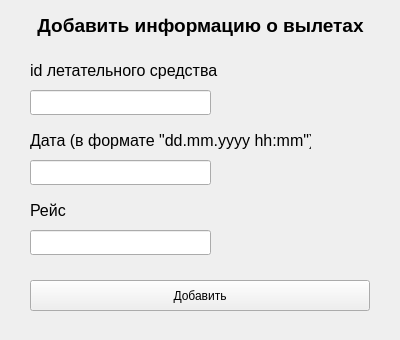
<?xml version="1.0" encoding="UTF-8"?>
<ui version="4.0">
 <class>AddFlying</class>
 <widget class="QWidget" name="AddFlying">
  <property name="geometry">
   <rect>
    <x>0</x>
    <y>0</y>
    <width>400</width>
    <height>340</height>
   </rect>
  </property>
  <property name="windowTitle">
   <string>Form</string>
  </property>
  <widget class="QLabel" name="label">
   <property name="geometry">
    <rect>
     <x>0</x>
     <y>10</y>
     <width>401</width>
     <height>31</height>
    </rect>
   </property>
   <property name="font">
    <font>
     <pointsize>14</pointsize>
     <bold>true</bold>
    </font>
   </property>
   <property name="text">
    <string>Добавить информацию о вылетах</string>
   </property>
   <property name="alignment">
    <set>Qt::AlignCenter</set>
   </property>
  </widget>
  <widget class="QPushButton" name="add_button">
   <property name="geometry">
    <rect>
     <x>30</x>
     <y>280</y>
     <width>340</width>
     <height>31</height>
    </rect>
   </property>
   <property name="text">
    <string>Добавить</string>
   </property>
  </widget>
  <widget class="QLineEdit" name="way_input">
   <property name="geometry">
    <rect>
     <x>30</x>
     <y>230</y>
     <width>181</width>
     <height>25</height>
    </rect>
   </property>
  </widget>
  <widget class="QLabel" name="way_label">
   <property name="geometry">
    <rect>
     <x>30</x>
     <y>200</y>
     <width>41</width>
     <height>20</height>
    </rect>
   </property>
   <property name="font">
    <font>
     <pointsize>12</pointsize>
     <bold>false</bold>
    </font>
   </property>
   <property name="text">
    <string>Рейс</string>
   </property>
  </widget>
  <widget class="QLabel" name="datetime_label">
   <property name="geometry">
    <rect>
     <x>30</x>
     <y>130</y>
     <width>281</width>
     <height>20</height>
    </rect>
   </property>
   <property name="font">
    <font>
     <pointsize>12</pointsize>
     <bold>false</bold>
    </font>
   </property>
   <property name="text">
    <string>Дата (в формате &quot;dd.mm.yyyy hh:mm&quot;)</string>
   </property>
  </widget>
  <widget class="QLineEdit" name="datetime_input">
   <property name="geometry">
    <rect>
     <x>30</x>
     <y>160</y>
     <width>181</width>
     <height>25</height>
    </rect>
   </property>
  </widget>
  <widget class="QLabel" name="id_label">
   <property name="geometry">
    <rect>
     <x>30</x>
     <y>60</y>
     <width>191</width>
     <height>20</height>
    </rect>
   </property>
   <property name="font">
    <font>
     <pointsize>12</pointsize>
     <bold>false</bold>
    </font>
   </property>
   <property name="text">
    <string>id летательного средства</string>
   </property>
  </widget>
  <widget class="QLineEdit" name="id_input">
   <property name="geometry">
    <rect>
     <x>30</x>
     <y>90</y>
     <width>181</width>
     <height>25</height>
    </rect>
   </property>
  </widget>
 </widget>
 <resources/>
 <connections/>
</ui>
